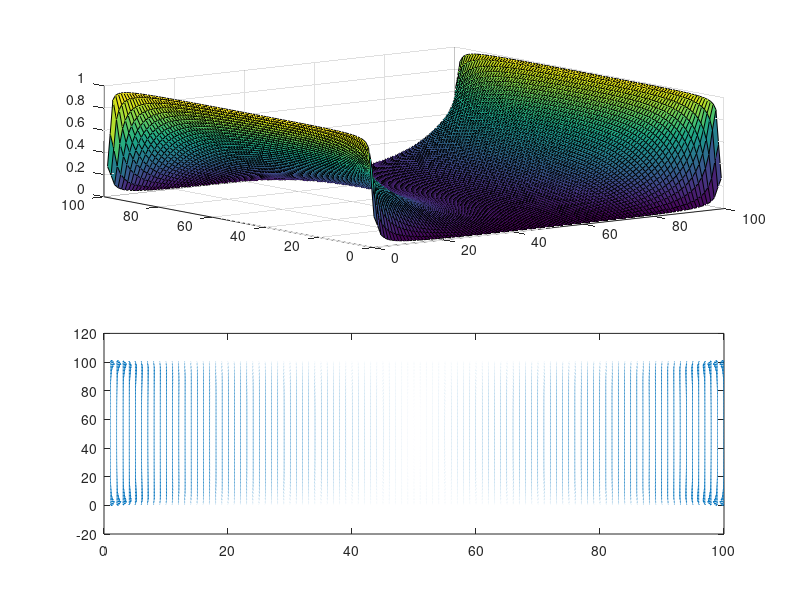

Write the MATLAB code that produced this figure.
ny = 100; %row
nx = 100; %col
V = zeros(ny,nx);
time = 1000;

%BCs
V(:,1) = 1; %Left
V(:,ny) = 1; % Right
V(1,:) = 0; %Top
V(nx, :) = 0; %Bottom

for t = 1:time

    V(:,1) = 1; %Left
    V(:,ny) = 1; % Right
    V(1,:) = 0; %Top
    V(nx, :) = 0; %Bottom
    
    V = imboxfilt(V,3);
     

    %V(1,:) = V(2,:);
    %V(ny,:) = V(ny-1,:);

    [Ex,Ey] = gradient(-V);

    if (mod(t,50) == 0)
    subplot(2,1,1)
    surf(V)

    subplot(2,1,2)
    quiver(Ex,Ey);
    pause(.1);
    
    end
    
end
